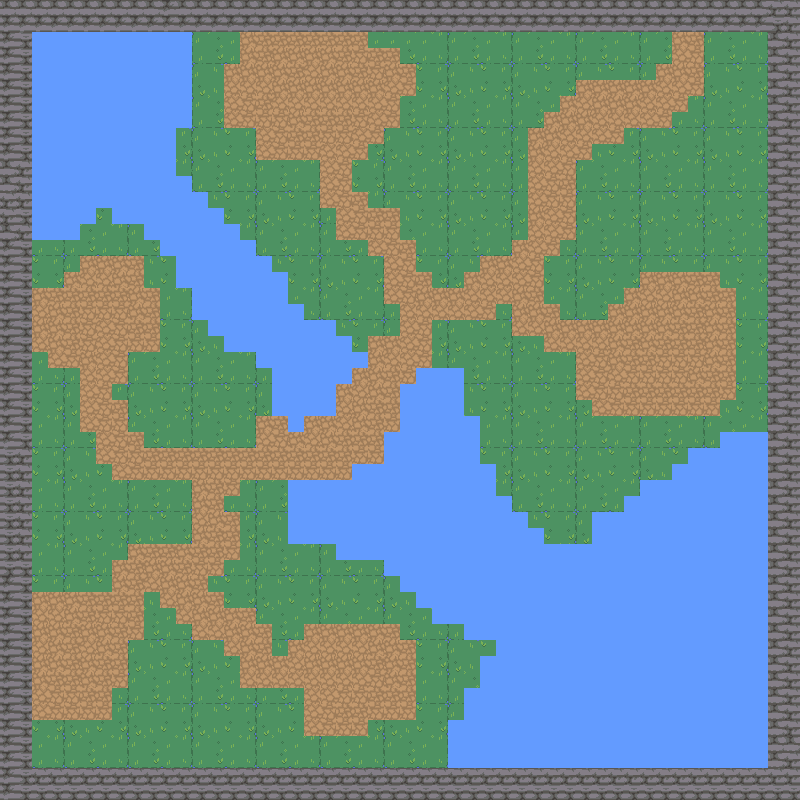

The image is a tile-based game level rendered from a .tmx file. Its description and source (layers, tilesets, objects; grid data summarised) follow:
An orthogonal 50x50 tile map with 16x16 px tiles, 4 tile layers (background, walls, water, paths) and 9 objects (7x collision , player).

<map version="1.10" tiledversion="1.11.0" orientation="orthogonal" renderorder="right-down" width="50" height="50" tilewidth="16" tileheight="16" infinite="0" nextlayerid="6" nextobjectid="24">
 <tileset firstgid="1" source="nature.tsx" />
 <layer id="1" name="background" width="50" height="50">
  <data>[2500 cells, 2500 non-empty, 16 distinct tile ids]</data>
 </layer>
 <layer id="2" name="walls" class="collision" width="50" height="50">
  <data>[2500 cells, 390 non-empty, 5 distinct tile ids]</data>
 </layer>
 <layer id="3" name="water" class="collision" width="50" height="50">
  <data>[2500 cells, 636 non-empty, 4 distinct tile ids]</data>
 </layer>
 <layer id="4" name="paths" width="50" height="50">
  <data>[2500 cells, 555 non-empty, 4 distinct tile ids]</data>
 </layer>
 <objectgroup id="5" name="Objects" class="collision ">
  <object id="8" name="player" x="202.627" y="712.946">
   <point />
  </object>
  <object id="10" type="collision " x="0" y="3.0888" width="796.911" height="24.7104" />
  <object id="11" type="collision " x="769.112" y="35.5212" width="29.3436" height="761.39" />
  <object id="12" type="collision " x="0" y="30.888" width="33.9768" height="766.023" />
  <object id="13" type="collision " x="32.4324" y="770.656" width="758.301" height="29.3436" />
  <object id="14" type="collision " x="32.4324" y="32.4324" width="157.529" height="95.7529" />
  <object id="15" type="collision " x="27.7992" y="125.097" width="145.174" height="112.741" />
  <object id="16" type="collision " x="450.965" y="718.147" width="322.78" height="55.5985" />
  <object id="17" x="25.5606" y="766.818" width="429.883" height="33.6935" />
 </objectgroup>
</map>
